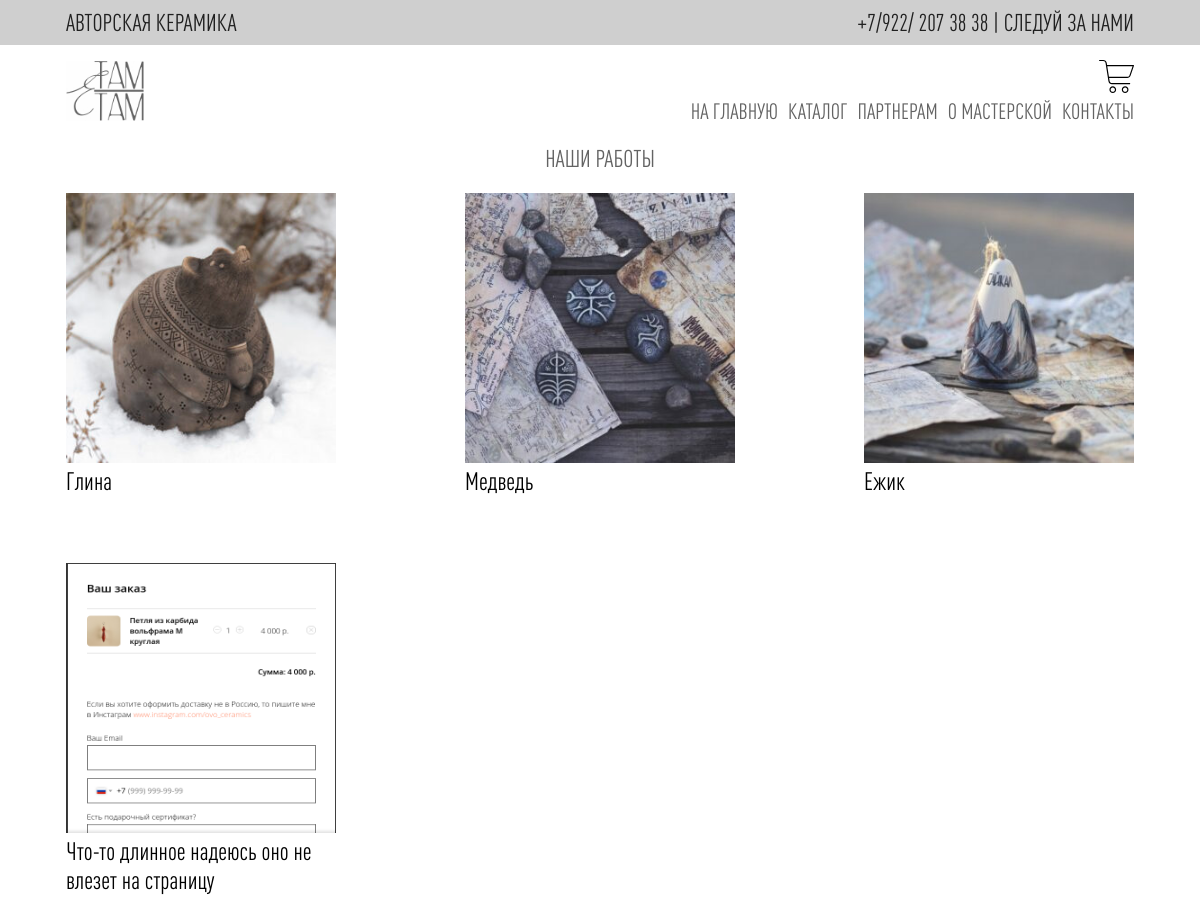
Before: / with the older database file.
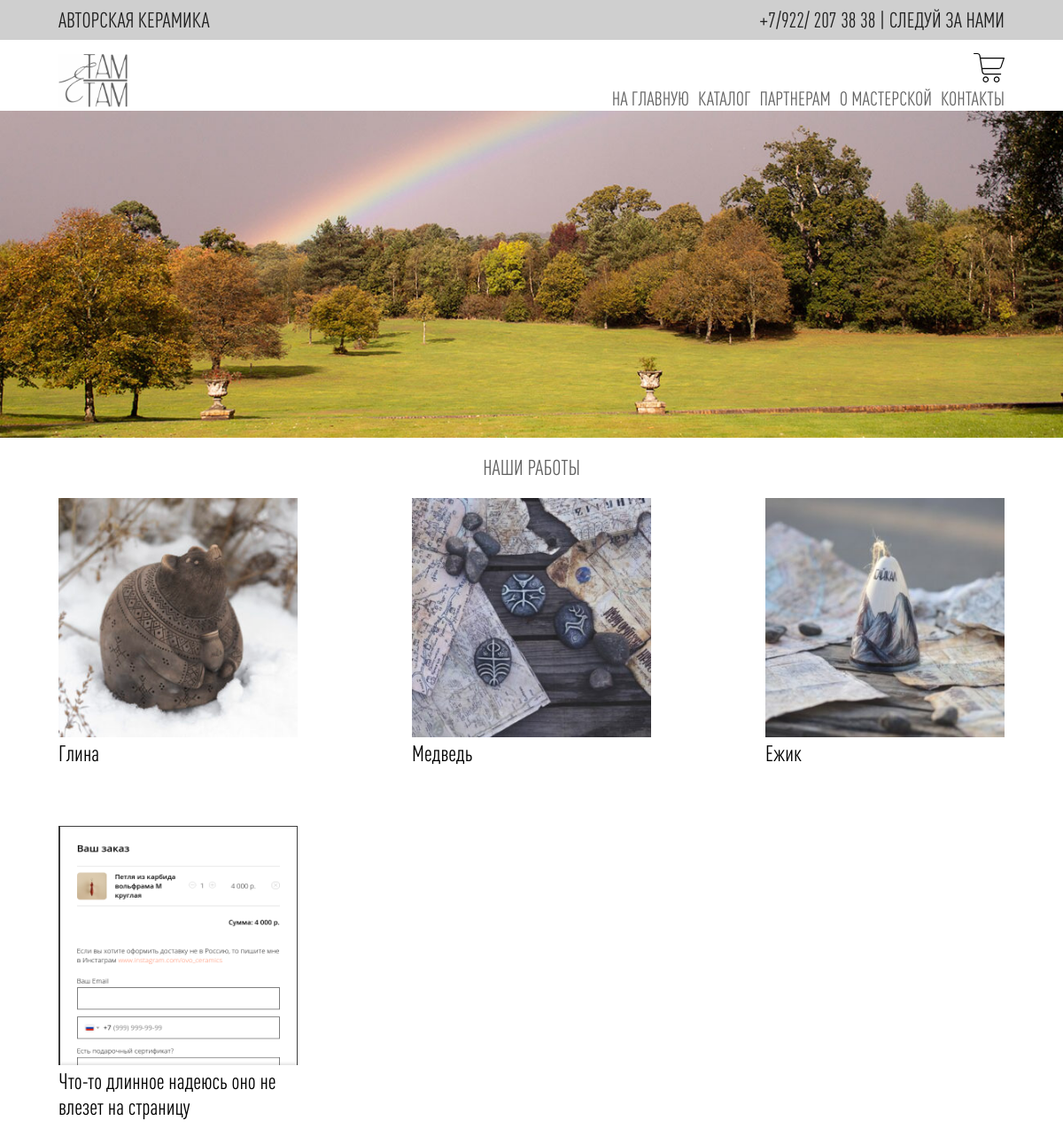
After: the same page with the newer database file.
### catalog/models.py (models this page shows, shortened)
class Category(models.Model):
    name = models.CharField(max_length=100, verbose_name='Имя категории')
    slug = models.SlugField(unique=True, verbose_name='Текст для ссылки (введите название товара на английском)')
    image = models.ImageField(upload_to='catalog/images' ,verbose_name='Изображение категории', null=True)
    add_in_home = models.BooleanField(verbose_name='Добавить эту категорию на главную страницу?', null=True)
    add_in_partners = models.BooleanField(verbose_name='Добавить эту категорию на cтраницу для пратнеров?', null=True)

### main/models.py (models this page shows)
class Slider(models.Model):
    image = models.ImageField(upload_to='catalog/images', verbose_name='Картинка для слайдера')

### main/views.py (the view)
# urls.py: 2. Add a URL to urlpatterns:  path('', views.home, name='home')
def home(request):
    categorys = Category.objects.order_by()
    slider = Slider.objects.order_by()
    context = {'categorys' : categorys, 'slider' : slider}
    return render(request, 'main/home.html', context)

### cart/cart.py (called while the page is built)
    def __iter__(self):
        product_ids = self.cart.keys()
        products = Product.objects.filter(id__in=product_ids)
        cart = self.cart.copy()
        for product in products:
            cart[str(product.id)]['product'] = product
        for item in cart.values():
            item['price'] = Decimal(item['price'])
            item['total_price'] = item['price'] * item['quantity']
            yield item

    def __len__(self):
        return sum(item['quantity'] for item in self.cart.values())

    def get_total_price(self):
        return sum(Decimal(item['price']) * item['quantity'] for item in self.cart.values())

### main/context_processors.py (called while the page is built)
def product_cart_context(request):
    cartForm = CartForm()
    cart = Cart(request)
    len_product = 0
    for item in cart:
        item['update_quantity_form'] = CartAddProductForm(initial={'quantity': item['quantity'],
                                                                   'update': True})
        len_product += 1
    return ({'cart' : cart, 'len_product' : len_product, 'cartForm' : cartForm})

### main/templates/main/home.html
{% extends 'main/base.html' %}
{% load static %}
{% block big_block %}
    <div class="wrapper">
        <div class="slider-container">
            <div class="slider-track">
                {% for img in slider %}
                    <img src="{{ img.image.url }}" alt="" class="slider-item">
                {% endfor %}
            </div>
        </div>
    </div>
{% endblock %}
{% block content %}
    <div class="our-works">
        <h2 class="title-of-page">Наши работы</h2>
        <div class="works-main-block">
                {% for category in categorys %}
                    {% if category.add_in_home %}
                        <div class="work-block">
                            <a href="{% url 'catalog:category_detail' category.slug %}"><img src="{{ category.image.url }}" alt="" height="270" width="270"></a>
                            <h3 class="category-name">{{ category.name }}</h3>
                        </div>
                    {% endif %}
                {% endfor %}
        </div>
    </div>
{% endblock %}

Changed rows visible on the page:
added Slider: image (picture)
